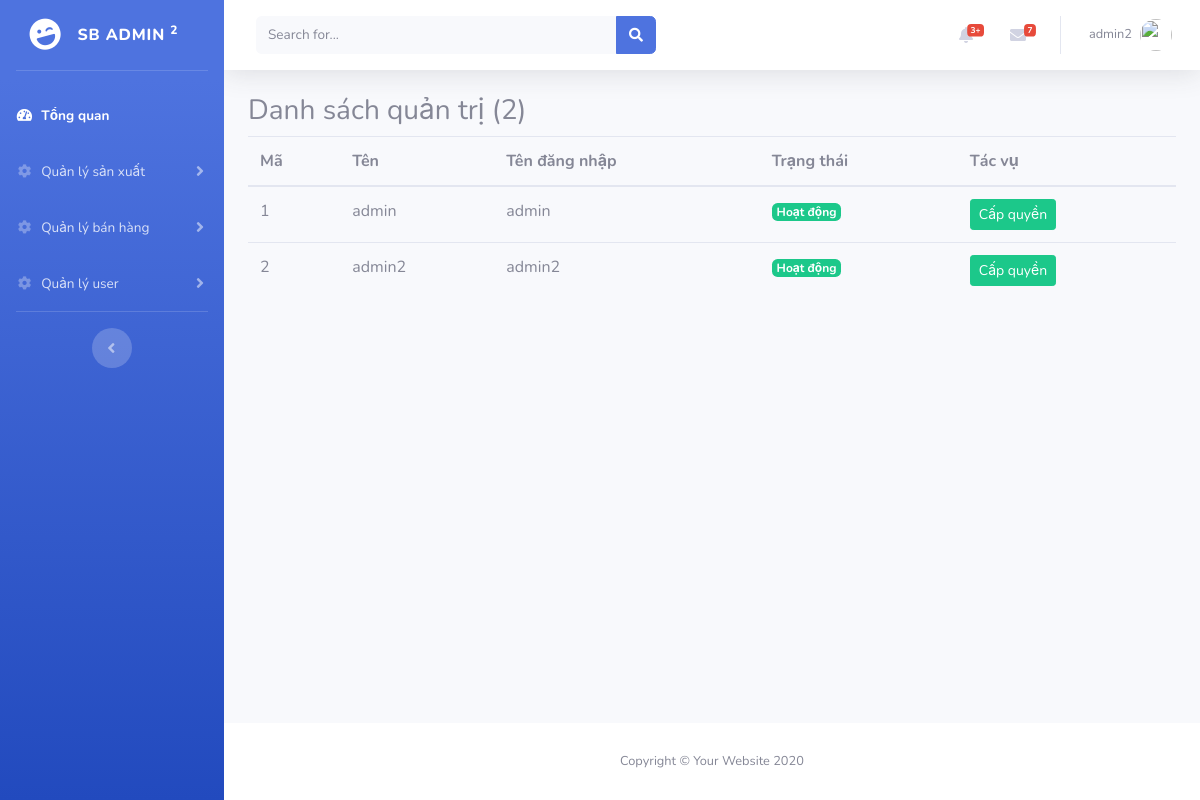
Page /index.php?controller=role&action=index (signed in) on the committed database.
### tables this page shows
CREATE TABLE IF NOT EXISTS `chucnang` (
  `ma` int(11) NOT NULL AUTO_INCREMENT,
  `ten` varchar(255) DEFAULT NULL,
  `lienket` varchar(255) DEFAULT NULL,
  `macha` int(11) DEFAULT NULL,
  `hienthimenu` int(11) DEFAULT '1',
  `trangthai` int(11) NOT NULL,
  `ngaytao` datetime NOT NULL,
  `ngaycapnhat` datetime NOT NULL,
  `allow` int(11) NOT NULL DEFAULT '0',
  PRIMARY KEY (`ma`)
);

CREATE TABLE IF NOT EXISTS `quantri` (
  `ma` int(11) NOT NULL AUTO_INCREMENT,
  `ten` varchar(255) DEFAULT NULL,
  `tendangnhap` varchar(255) DEFAULT NULL,
  `matkhau` varchar(255) DEFAULT NULL,
  `manhom` int(11) DEFAULT NULL,
  `trangthai` int(11) DEFAULT NULL,
  `ngaytao` datetime DEFAULT NULL,
  `ngaycapnhat` datetime DEFAULT NULL,
  `avt` varchar(255) DEFAULT NULL,
  PRIMARY KEY (`ma`)
);

### controller/controller.php (called while the page is built, shortened)
<?php
class controller
{
    function __construct()
    {
        $this->pq =  new phanquyen();
        if(islogin())
        {
            $this->menus  = $this->pq->_listforuser($_SESSION['uid'],0);
        }
    }
    function render($view,$data=[],$layout = 'layout')
    {
        include 'view/'.$layout.'.php';
    }
}

### controller/rolecontroller.php (called while the page is built, shortened)
    <?php
class rolecontroller extends controller
{
    function __construct()
    {
        parent::__construct();
    }
    function index()
    {
        $muser = new quantri();
        $data = [
            'list'=> $muser->_list(),
            'count'=> $muser->_count()
        ];
        $this->render('view/role/list.php',$data);
    }
}

### system/autoload.php (called while the page is built, shortened)
<?php
include 'system/libs/funcs.php';
spl_autoload_register(function($classname){
    $cfdb =  'system/db/'.$classname.'.php';
    $mpath = 'model/'.$classname.'.php';
    $cpath = 'controller/'.$classname.'.php';
});

### system/db/database.php (called while the page is built, shortened)
<?php
class database{
    var $sql, $statement,$pdo;
    function __construct()
    {
        try{
            $options = [
                PDO::ATTR_EMULATE_PREPARES=>false,
                PDO::ATTR_ERRMODE=>PDO::ERRMODE_EXCEPTION
            ];
            $this->pdo = new PDO('mysql:host='.HOST.';dbname='.DBNAME.';port='.PORT,USERNAME,PASSWORD,$options );
            $this->pdo->query('set names utf8');
        }catch(PDOException $e)
        {
            exit($e->getMessage());
        }
    }
    function setquery($sql)
    {
        $this->sql = $sql;
        return $this;
    }
    function loadrows($params =[])
    {
        try{
            $this->statement  = $this->pdo->prepare($this->sql);
            $this->statement->execute($params);
            return $this->statement->fetchAll(PDO::FETCH_OBJ);
        }catch(PDOException $e)
        {
            exit($e->getMessage());
        }
    }
}

### system/db/querybuilder.php (called while the page is built, shortened)
<?php
class querybuilder extends database
{
    function __construct()
    {
        parent::__construct();
    }
}

### model/phanquyen.php (called while the page is built, shortened)
<?php
class phanquyen extends querybuilder
{
    function __construct()
    {
        parent::__construct();
    }
    function _listforuser($uid,$pid = 0)
    {
        return $this->setquery('SELECT chucnang.* FROM phanquyen join chucnang on phanquyen.machucnang=chucnang.ma where maquantri = ? and chucnang.macha =? and chucnang.hienthimenu=1 and chucnang.trangthai = 1')
        ->loadrows([$uid,$pid]);
    }
}

### model/quantri.php (called while the page is built, shortened)
<?php
class quantri extends querybuilder
{
    function __construct()
    {
        parent::__construct();
    }
    function _list()
    {
        return $this->setquery('select * from quantri where trangthai!=-1')->loadrows();
    }
}

### system/libs/funcs.php (called while the page is built, shortened)
<?php
function url($controller='system',$action='home',$params=[])
{
    $extra = '';
    if($params)
    {
        foreach($params as $key=>$value)
        {
            $extra .="&$key=$value";
        }
    }
    return 'index.php?controller='.$controller.'&action='.$action.$extra;
}

### view/role/list.php (the view)
<h3>Danh sách quản trị (<?=$count?>)</h3>
<table class="table">
    <thead>
        <tr>
            <th>Mã</th>
            <th>Tên</th>
            <th>Tên đăng nhập</th>
            <th>Trạng thái</th>
            <th>Tác vụ</th>
        </tr>
    </thead>
    <tbody>
    <?php
    foreach($list as $item)
    {
    ?>
        <tr>
            <td scope="row"><?=$item->ma?></td>
            <td><?=$item->ten?></td>
            <td><?=$item->tendangnhap?></td>
            <td><?=$item->trangthai==1?'<span class="badge badge-success ">Hoạt động</span>':'<span class="badge badge-dark ">Ngưng hoạt động</span>'?></td>
            <td>
                <a href="<?=url('role','edit',['ma'=>$item->ma])?>" class="btn btn-sm btn-success">Cấp quyền</a>
            </td>
        </tr>
    <?php } ?>
    </tbody>
</table>

### view/widgets/leftmenu.php (shortened to what this page needs)
 <ul class="navbar-nav bg-gradient-primary sidebar sidebar-dark accordion" id="accordionSidebar">
<a class="sidebar-brand d-flex align-items-center justify-content-center" href="index.html">
  <div class="sidebar-brand-icon rotate-n-15">
    <i class="fas fa-laugh-wink"></i>
  </div>
  <div class="sidebar-brand-text mx-3">SB Admin <sup>2</sup></div>
</a>
<hr class="sidebar-divider">
<?php
if($this->menus)
{
  foreach($this->menus as $mn)
  {
    $subs = $this->pq->_listforuser($_SESSION['uid'],$mn->ma);
    if($subs)
    {
?>
<li class="nav-item">
  <a class="nav-link collapsed" href="<?=$mn->lienket?>" data-toggle="collapse" data-target="#collapse<?=$mn->ma?>" aria-expanded="true" aria-controls="collapse<?=$mn->ma?>">
    <i class="fas fa-fw fa-cog"></i>
    <span><?=$mn->ten?></span>
  </a>
</li>
<?php
    }else{
      ?>
      <li class="nav-item active">
          <a class="nav-link" href="<?=$mn->lienket?>" > <i class="fas fa-fw fa-tachometer-alt"></i>
        <span><?=$mn->ten?></span></a>
    </li>
      <?php
    }
  }
} ?>
<hr class="sidebar-divider d-none d-md-block">
<div class="text-center d-none d-md-inline">
  <button class="rounded-circle border-0" id="sidebarToggle"></button>
</div>
</ul>

### rows in the picture
chucnang: ten "Tổng quan"
chucnang: ten "Quản lý sản xuất"
chucnang: ten "Quản lý bán hàng"
chucnang: ten "Quản lý user"
quantri: ma "1", ten "admin", tendangnhap "admin", trangthai "Hoạt động"
quantri: ma "2", ten "admin2", tendangnhap "admin2", trangthai "Hoạt động"

### other values in the picture
$_SESSION['name'] "admin2"
$count "2"
